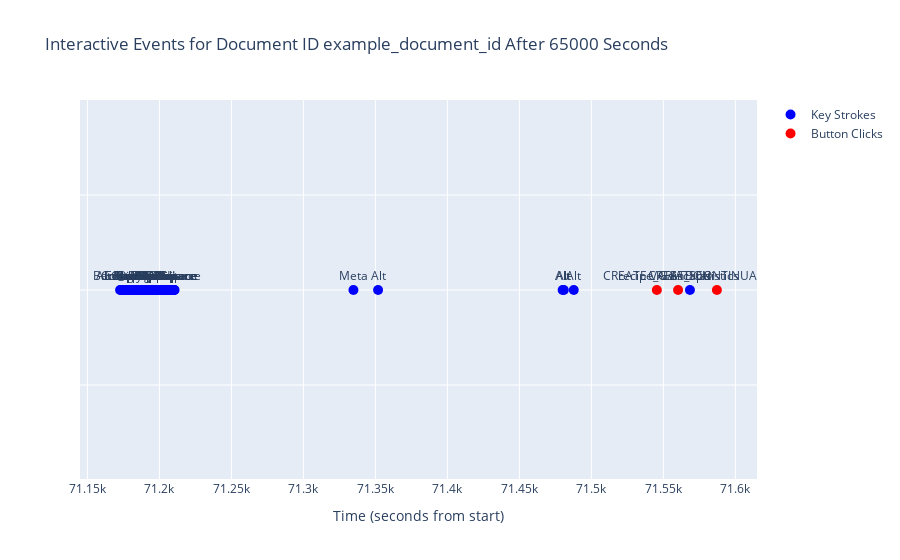

The code cell stored with this chart in its notebook:
### Code cell
fig = make_subplots()

# Plot key events
key_events = [event for event in filtered_events if event["type"] == "key"]
fig.add_trace(go.Scatter(
    x=[event["normalized_time"] for event in key_events],
    y=[1] * len(key_events),
    mode='markers+text',
    name='Key Strokes',
    text=[event["action"] for event in key_events],
    textposition='top center',
    marker=dict(color='blue', size=10)
))

# Plot button click events
button_events = [event for event in filtered_events if event["type"] == "button"]
fig.add_trace(go.Scatter(
    x=[event["normalized_time"] for event in button_events],
    y=[1] * len(button_events),
    mode='markers+text',
    name='Button Clicks',
    text=[event["action"] for event in button_events],
    textposition='top center',
    marker=dict(color='red', size=10)
))

# Plot generated content events
fig.add_trace(go.Scatter(
    x=[content["normalized_time"] for content in generated_content],
    y=[1] * len(generated_content),
    mode='markers+text',
    name='Generated Content',
    text=[content["text"] for content in generated_content],
    textposition='top center',
    marker=dict(color='green', size=10)
))

# Update layout for better viewing
fig.update_layout(
    title=f'Interactive Events for Document ID {doc_id} After {x_seconds} Seconds',
    xaxis_title='Time (seconds from start)',
    yaxis=dict(showticklabels=False),  # Hide y-axis labels
    showlegend=True
)

# Display the figure
fig.show()

### Figure 1 — Plotly figure (JSON) as saved in the notebook; plotly's stock layout.template omitted (floating-point values rounded to 4 significant figures; data arrays with more than 128 entries replaced by an {"elided": "..."} marker saying what was removed)
{"data": [{"marker": {"color": "blue", "size": 10}, "mode": "markers+text", "name": "Key Strokes", "text": {"elided": "164 str values"}, "textposition": "top center", "type": "scatter", "x": {"elided": "164 float values"}, "y": {"elided": "164 int values"}}, {"marker": {"color": "red", "size": 10}, "mode": "markers+text", "name": "Button Clicks", "text": ["CREATE VARIATION", "recipe_Gain_Statistics", "CREATE CONTINUATION"], "textposition": "top center", "type": "scatter", "x": [71550.0, 71560.0, 71590.0], "y": [1, 1, 1]}, {"marker": {"color": "green", "size": 10}, "mode": "markers+text", "name": "Generated Content", "text": [], "textposition": "top center", "type": "scatter", "x": [], "y": []}], "layout": {"showlegend": true, "title": {"text": "Interactive Events for Document ID example_document_id After 65000 Seconds"}, "xaxis": {"anchor": "y", "domain": [0, 1], "title": {"text": "Time (seconds from start)"}}, "yaxis": {"anchor": "x", "domain": [0, 1], "showticklabels": false}}}
